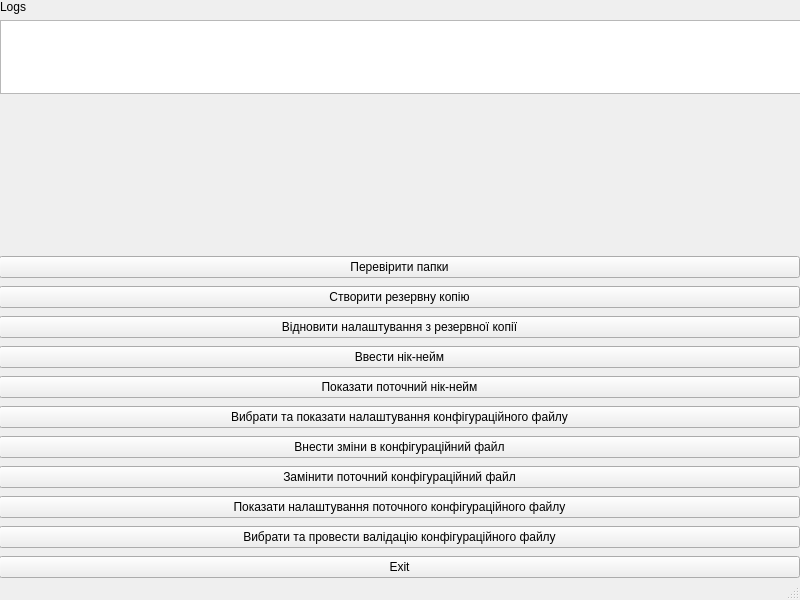
<?xml version="1.0" encoding="UTF-8"?>
<ui version="4.0">
 <class>MainWindow</class>
 <widget class="QMainWindow" name="MainWindow">
  <property name="geometry">
   <rect>
    <x>0</x>
    <y>0</y>
    <width>800</width>
    <height>600</height>
   </rect>
  </property>
  <property name="windowTitle">
   <string>MainWindow</string>
  </property>
  <widget class="QWidget" name="centralwidget">
   <widget class="QWidget" name="verticalLayoutWidget">
    <property name="geometry">
     <rect>
      <x>-1</x>
      <y>254</y>
      <width>801</width>
      <height>326</height>
     </rect>
    </property>
    <layout class="QVBoxLayout" name="verticalLayout">
     <item>
      <widget class="QPushButton" name="checkFoldersButton">
       <property name="text">
        <string>Перевірити папки</string>
       </property>
      </widget>
     </item>
     <item>
      <widget class="QPushButton" name="createBackupButton">
       <property name="text">
        <string>Створити резервну копію</string>
       </property>
      </widget>
     </item>
     <item>
      <widget class="QPushButton" name="restoreBackupButton">
       <property name="text">
        <string>Відновити налаштування з резервної копії</string>
       </property>
      </widget>
     </item>
     <item>
      <widget class="QPushButton" name="setUsernameButton">
       <property name="text">
        <string>Ввести нік-нейм</string>
       </property>
      </widget>
     </item>
     <item>
      <widget class="QPushButton" name="showUsernameButton">
       <property name="text">
        <string>Показати поточний нік-нейм</string>
       </property>
      </widget>
     </item>
     <item>
      <widget class="QPushButton" name="showConfigButton">
       <property name="text">
        <string>Вибрати та показати налаштування конфігураційного файлу</string>
       </property>
      </widget>
     </item>
     <item>
      <widget class="QPushButton" name="editConfigButton">
       <property name="text">
        <string>Внести зміни в конфігураційний файл</string>
       </property>
      </widget>
     </item>
     <item>
      <widget class="QPushButton" name="changeConfigButton">
       <property name="text">
        <string>Замінити поточний конфігураційний файл</string>
       </property>
      </widget>
     </item>
     <item>
      <widget class="QPushButton" name="checkCurrentConfigButton">
       <property name="text">
        <string>Показати налаштування поточного конфігураційного файлу</string>
       </property>
      </widget>
     </item>
     <item>
      <widget class="QPushButton" name="validateConfigButton">
       <property name="text">
        <string>Вибрати та провести валідацію конфігураційного файлу</string>
       </property>
      </widget>
     </item>
     <item>
      <widget class="QPushButton" name="exitButton">
       <property name="text">
        <string>Exit</string>
       </property>
      </widget>
     </item>
    </layout>
   </widget>
   <widget class="QWidget" name="verticalLayoutWidget_2">
    <property name="geometry">
     <rect>
      <x>0</x>
      <y>0</y>
      <width>801</width>
      <height>94</height>
     </rect>
    </property>
    <layout class="QVBoxLayout" name="verticalLayout_2">
     <item>
      <widget class="QLabel" name="label">
       <property name="text">
        <string>Logs</string>
       </property>
      </widget>
     </item>
     <item>
      <widget class="QPlainTextEdit" name="outputLogArea">
       <property name="readOnly">
        <bool>true</bool>
       </property>
      </widget>
     </item>
    </layout>
   </widget>
  </widget>
  <widget class="QMenuBar" name="menubar">
   <property name="geometry">
    <rect>
     <x>0</x>
     <y>0</y>
     <width>800</width>
     <height>21</height>
    </rect>
   </property>
  </widget>
  <widget class="QStatusBar" name="statusbar"/>
 </widget>
 <resources/>
 <connections/>
</ui>
